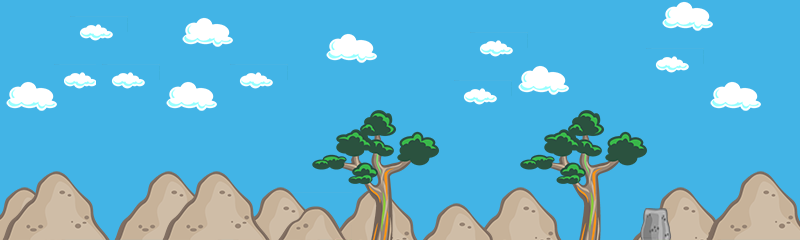

This game map was drawn from its Tiled (.tmx) file and the tilesets committed beside it. A one-line description and the trimmed map source follow:
An orthogonal 50x15 tile map with 16x16 px tiles, 3 tile layers (Background, Mid, Front), 4 tilesets.

<map version="1.0" orientation="orthogonal" width="50" height="15" tilewidth="16" tileheight="16">
 <tileset firstgid="1" name="tileSet" tilewidth="16" tileheight="16">
  <image source="tileSet.png" trans="302f30" width="256" height="256" />
  <terraintypes>
   <terrain name="New Terrain" tile="-1" />
  </terraintypes>
 </tileset>
 <tileset firstgid="257" name="btnRoundBlue" tilewidth="16" tileheight="16">
  <image source="btnRoundBlue.png" trans="302f30" width="35" height="35" />
 </tileset>
 <tileset firstgid="261" name="imgres" tilewidth="16" tileheight="16">
  <image source="imgres.jpeg" trans="302f30" width="259" height="194" />
 </tileset>
 <tileset firstgid="453" name="tileSet" tilewidth="16" tileheight="16">
  <image source="tileSet.png" width="256" height="256" />
 </tileset>
 <layer name="Background" width="50" height="15">
  <data>[750 cells, 750 non-empty, 1 distinct tile ids]</data>
 </layer>
 <layer name="Mid" width="50" height="15">
  <data>[750 cells, 272 non-empty, 51 distinct tile ids]</data>
 </layer>
 <layer name="Front" width="50" height="15">
  <data>[750 cells, 287 non-empty, 133 distinct tile ids]</data>
 </layer>
</map>
